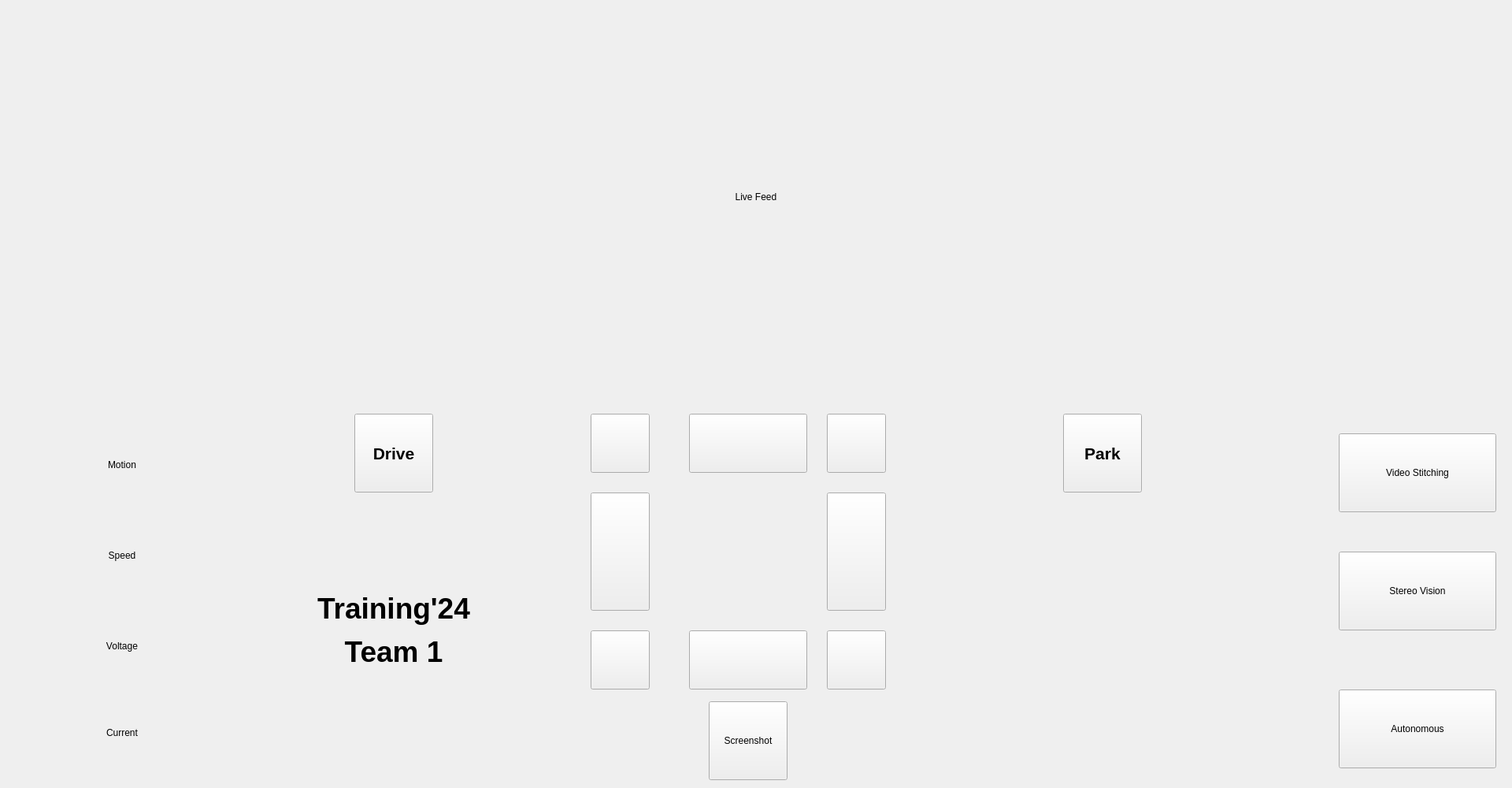
<?xml version="1.0" encoding="UTF-8"?>
<ui version="4.0">
 <class>ManualWindow</class>
 <widget class="QMainWindow" name="ManualWindow">
  <property name="geometry">
   <rect>
    <x>0</x>
    <y>0</y>
    <width>1920</width>
    <height>1000</height>
   </rect>
  </property>
  <property name="windowTitle">
   <string>MainWindow</string>
  </property>
  <widget class="QWidget" name="centralwidget">
   <widget class="QPushButton" name="auto_button">
    <property name="geometry">
     <rect>
      <x>1700</x>
      <y>875</y>
      <width>200</width>
      <height>100</height>
     </rect>
    </property>
    <property name="text">
     <string>Autonomous</string>
    </property>
   </widget>
   <widget class="QPushButton" name="stitch_button">
    <property name="geometry">
     <rect>
      <x>1700</x>
      <y>550</y>
      <width>200</width>
      <height>100</height>
     </rect>
    </property>
    <property name="text">
     <string>Video Stitching</string>
    </property>
   </widget>
   <widget class="QPushButton" name="stereo_button">
    <property name="geometry">
     <rect>
      <x>1700</x>
      <y>700</y>
      <width>200</width>
      <height>100</height>
     </rect>
    </property>
    <property name="text">
     <string>Stereo Vision</string>
    </property>
   </widget>
   <widget class="QPushButton" name="screenshot_button">
    <property name="geometry">
     <rect>
      <x>900</x>
      <y>890</y>
      <width>100</width>
      <height>100</height>
     </rect>
    </property>
    <property name="text">
     <string>Screenshot</string>
    </property>
   </widget>
   <widget class="QPushButton" name="backward_button">
    <property name="geometry">
     <rect>
      <x>875</x>
      <y>800</y>
      <width>150</width>
      <height>75</height>
     </rect>
    </property>
    <property name="text">
     <string/>
    </property>
   </widget>
   <widget class="QPushButton" name="forward_button">
    <property name="geometry">
     <rect>
      <x>875</x>
      <y>525</y>
      <width>150</width>
      <height>75</height>
     </rect>
    </property>
    <property name="text">
     <string/>
    </property>
   </widget>
   <widget class="QPushButton" name="left_button">
    <property name="enabled">
     <bool>true</bool>
    </property>
    <property name="geometry">
     <rect>
      <x>750</x>
      <y>625</y>
      <width>75</width>
      <height>150</height>
     </rect>
    </property>
    <property name="layoutDirection">
     <enum>Qt::LeftToRight</enum>
    </property>
    <property name="text">
     <string/>
    </property>
   </widget>
   <widget class="QPushButton" name="right_button">
    <property name="geometry">
     <rect>
      <x>1050</x>
      <y>625</y>
      <width>75</width>
      <height>150</height>
     </rect>
    </property>
    <property name="text">
     <string/>
    </property>
   </widget>
   <widget class="QLabel" name="motion">
    <property name="geometry">
     <rect>
      <x>80</x>
      <y>550</y>
      <width>150</width>
      <height>80</height>
     </rect>
    </property>
    <property name="text">
     <string>Motion</string>
    </property>
    <property name="alignment">
     <set>Qt::AlignCenter</set>
    </property>
   </widget>
   <widget class="QLabel" name="speed">
    <property name="geometry">
     <rect>
      <x>80</x>
      <y>665</y>
      <width>150</width>
      <height>80</height>
     </rect>
    </property>
    <property name="text">
     <string>Speed</string>
    </property>
    <property name="alignment">
     <set>Qt::AlignCenter</set>
    </property>
   </widget>
   <widget class="QLabel" name="voltage">
    <property name="geometry">
     <rect>
      <x>80</x>
      <y>780</y>
      <width>150</width>
      <height>80</height>
     </rect>
    </property>
    <property name="text">
     <string>Voltage</string>
    </property>
    <property name="alignment">
     <set>Qt::AlignCenter</set>
    </property>
   </widget>
   <widget class="QLabel" name="current">
    <property name="geometry">
     <rect>
      <x>80</x>
      <y>890</y>
      <width>150</width>
      <height>80</height>
     </rect>
    </property>
    <property name="text">
     <string>Current</string>
    </property>
    <property name="alignment">
     <set>Qt::AlignCenter</set>
    </property>
   </widget>
   <widget class="QLabel" name="camera">
    <property name="geometry">
     <rect>
      <x>0</x>
      <y>0</y>
      <width>1920</width>
      <height>500</height>
     </rect>
    </property>
    <property name="text">
     <string>Live Feed</string>
    </property>
    <property name="alignment">
     <set>Qt::AlignCenter</set>
    </property>
   </widget>
   <widget class="QLabel" name="motion_pic">
    <property name="geometry">
     <rect>
      <x>0</x>
      <y>550</y>
      <width>80</width>
      <height>80</height>
     </rect>
    </property>
    <property name="text">
     <string/>
    </property>
    <property name="alignment">
     <set>Qt::AlignCenter</set>
    </property>
   </widget>
   <widget class="QLabel" name="speed_pic">
    <property name="geometry">
     <rect>
      <x>0</x>
      <y>665</y>
      <width>80</width>
      <height>80</height>
     </rect>
    </property>
    <property name="text">
     <string/>
    </property>
    <property name="alignment">
     <set>Qt::AlignCenter</set>
    </property>
   </widget>
   <widget class="QLabel" name="volt_pic">
    <property name="geometry">
     <rect>
      <x>0</x>
      <y>780</y>
      <width>80</width>
      <height>80</height>
     </rect>
    </property>
    <property name="text">
     <string/>
    </property>
    <property name="alignment">
     <set>Qt::AlignCenter</set>
    </property>
   </widget>
   <widget class="QLabel" name="current_pic">
    <property name="geometry">
     <rect>
      <x>0</x>
      <y>890</y>
      <width>80</width>
      <height>80</height>
     </rect>
    </property>
    <property name="text">
     <string/>
    </property>
    <property name="alignment">
     <set>Qt::AlignCenter</set>
    </property>
   </widget>
   <widget class="QLabel" name="logo">
    <property name="geometry">
     <rect>
      <x>1250</x>
      <y>650</y>
      <width>280</width>
      <height>280</height>
     </rect>
    </property>
    <property name="text">
     <string/>
    </property>
    <property name="alignment">
     <set>Qt::AlignCenter</set>
    </property>
   </widget>
   <widget class="QLabel" name="caption">
    <property name="geometry">
     <rect>
      <x>350</x>
      <y>650</y>
      <width>300</width>
      <height>300</height>
     </rect>
    </property>
    <property name="font">
     <font>
      <pointsize>28</pointsize>
     </font>
    </property>
    <property name="text">
     <string>&lt;html&gt;&lt;head/&gt;&lt;body&gt;&lt;p&gt;&lt;span style=&quot; font-weight:600;&quot;&gt;Training'24&lt;/span&gt;&lt;/p&gt;&lt;p&gt;&lt;span style=&quot; font-weight:600;&quot;&gt;Team 1&lt;/span&gt;&lt;/p&gt;&lt;/body&gt;&lt;/html&gt;</string>
    </property>
    <property name="alignment">
     <set>Qt::AlignCenter</set>
    </property>
   </widget>
   <widget class="QPushButton" name="LF">
    <property name="geometry">
     <rect>
      <x>750</x>
      <y>525</y>
      <width>75</width>
      <height>75</height>
     </rect>
    </property>
    <property name="text">
     <string/>
    </property>
   </widget>
   <widget class="QPushButton" name="RF">
    <property name="geometry">
     <rect>
      <x>1050</x>
      <y>525</y>
      <width>75</width>
      <height>75</height>
     </rect>
    </property>
    <property name="text">
     <string/>
    </property>
   </widget>
   <widget class="QPushButton" name="LB">
    <property name="geometry">
     <rect>
      <x>750</x>
      <y>800</y>
      <width>75</width>
      <height>75</height>
     </rect>
    </property>
    <property name="text">
     <string/>
    </property>
   </widget>
   <widget class="QPushButton" name="RB">
    <property name="geometry">
     <rect>
      <x>1050</x>
      <y>800</y>
      <width>75</width>
      <height>75</height>
     </rect>
    </property>
    <property name="text">
     <string/>
    </property>
   </widget>
   <widget class="QPushButton" name="Drive">
    <property name="geometry">
     <rect>
      <x>450</x>
      <y>525</y>
      <width>100</width>
      <height>100</height>
     </rect>
    </property>
    <property name="font">
     <font>
      <pointsize>16</pointsize>
      <weight>75</weight>
      <bold>true</bold>
     </font>
    </property>
    <property name="text">
     <string>Drive</string>
    </property>
   </widget>
   <widget class="QPushButton" name="Park">
    <property name="geometry">
     <rect>
      <x>1350</x>
      <y>525</y>
      <width>100</width>
      <height>100</height>
     </rect>
    </property>
    <property name="font">
     <font>
      <pointsize>16</pointsize>
      <weight>75</weight>
      <bold>true</bold>
     </font>
    </property>
    <property name="text">
     <string>Park</string>
    </property>
   </widget>
  </widget>
 </widget>
 <resources/>
 <connections/>
</ui>
